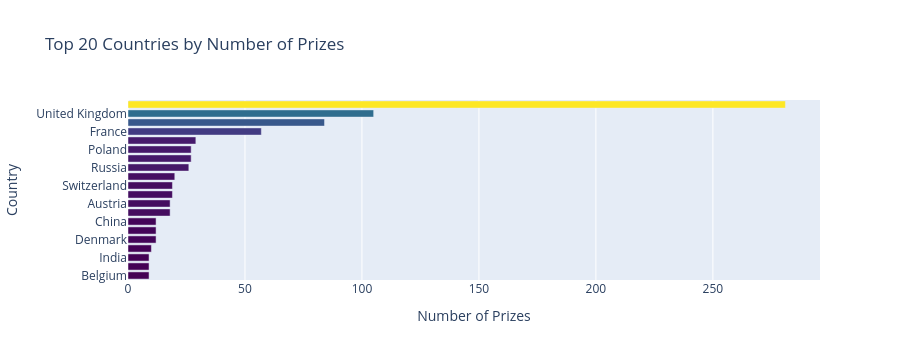

Notebook code for this chart:
### Code cell
h_bar=px.bar(x=top20_countries.prize,
            y=top20_countries.birth_country_current,
            orientation='h',
            color=top20_countries.prize,
            color_continuous_scale='Viridis',
            title='Top 20 Countries by Number of Prizes')

h_bar.update_layout(xaxis_title='Number of Prizes',
                   yaxis_title='Country',
                   coloraxis_showscale=False)
h_bar.show()

### Figure 1 — Plotly figure (JSON) as saved in the notebook; plotly's stock layout.template omitted (floating-point values rounded to 4 significant figures)
{"data": [{"hovertemplate": "x=%{x}<br>y=%{y}<br>color=%{marker.color}<extra></extra>", "legendgroup": "", "marker": {"color": [9, 9, 9, 10, 12, 12, 12, 18, 18, 19, 19, 20, 26, 27, 27, 29, 57, 84, 105, 281], "coloraxis": "coloraxis", "pattern": {"shape": ""}}, "name": "", "orientation": "h", "showlegend": false, "textposition": "auto", "type": "bar", "x": [9, 9, 9, 10, 12, 12, 12, 18, 18, 19, 19, 20, 26, 27, 27, 29, 57, 84, 105, 281], "xaxis": "x", "y": ["Belgium", "Hungary", "India", "Australia", "Denmark", "Norway", "China", "Netherlands", "Austria", "Italy", "Switzerland", "Canada", "Russia", "Japan", "Poland", "Sweden", "France", "Germany", "United Kingdom", "United States of America"], "yaxis": "y"}], "layout": {"barmode": "relative", "coloraxis": {"autocolorscale": false, "colorbar": {"title": {"text": "color"}}, "colorscale": [[0, "#440154"], [0.1111, "#482878"], [0.2222, "#3e4989"], [0.3333, "#31688e"], [0.4444, "#26828e"], [0.5556, "#1f9e89"], [0.6667, "#35b779"], [0.7778, "#6ece58"], [0.8889, "#b5de2b"], [1, "#fde725"]], "showscale": false}, "height": 360, "legend": {"tracegroupgap": 0}, "title": {"text": "Top 20 Countries by Number of Prizes"}, "xaxis": {"anchor": "y", "autorange": true, "domain": [0, 1], "range": [0, 295.8], "title": {"text": "Number of Prizes"}, "type": "linear"}, "yaxis": {"anchor": "x", "autorange": true, "domain": [0, 1], "range": [-0.5, 19.5], "title": {"text": "Country"}, "type": "category"}}}
